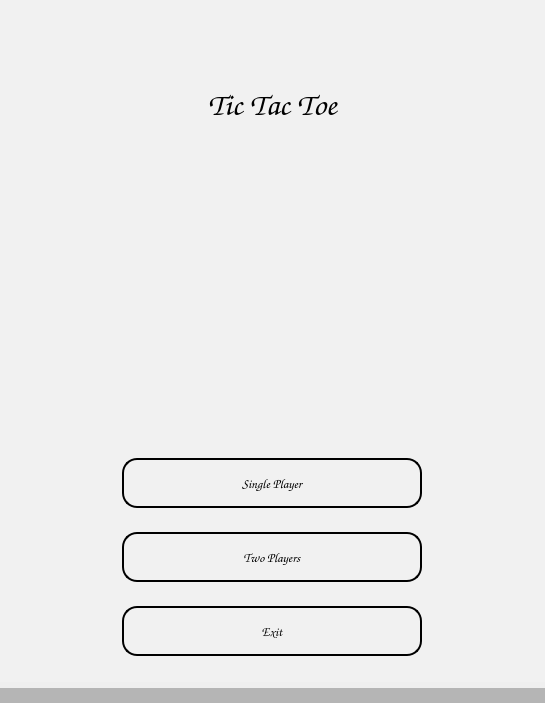
<?xml version="1.0" encoding="UTF-8"?>
<ui version="4.0">
 <class>MainWindow</class>
 <widget class="QMainWindow" name="MainWindow">
  <property name="enabled">
   <bool>true</bool>
  </property>
  <property name="geometry">
   <rect>
    <x>0</x>
    <y>0</y>
    <width>545</width>
    <height>703</height>
   </rect>
  </property>
  <property name="font">
   <font>
    <family>Segoe UI</family>
    <pointsize>10</pointsize>
   </font>
  </property>
  <property name="windowTitle">
   <string>Tic Tac Toe</string>
  </property>
  <property name="windowIcon">
   <iconset>
    <normaloff>../images/tic_tac_toe_icon.png</normaloff>../images/tic_tac_toe_icon.png</iconset>
  </property>
  <widget class="QWidget" name="centralwidget">
   <layout class="QVBoxLayout" name="verticalLayout_3">
    <property name="leftMargin">
     <number>0</number>
    </property>
    <property name="topMargin">
     <number>0</number>
    </property>
    <property name="rightMargin">
     <number>0</number>
    </property>
    <property name="bottomMargin">
     <number>0</number>
    </property>
    <item>
     <widget class="QStackedWidget" name="stackedWidget">
      <property name="styleSheet">
       <string notr="true">background-color: rgb(241, 241, 241);</string>
      </property>
      <property name="currentIndex">
       <number>0</number>
      </property>
      <widget class="QWidget" name="start_page">
       <layout class="QVBoxLayout" name="verticalLayout">
        <property name="spacing">
         <number>7</number>
        </property>
        <property name="leftMargin">
         <number>0</number>
        </property>
        <property name="topMargin">
         <number>0</number>
        </property>
        <property name="rightMargin">
         <number>0</number>
        </property>
        <property name="bottomMargin">
         <number>0</number>
        </property>
        <item>
         <widget class="QLabel" name="title_label">
          <property name="minimumSize">
           <size>
            <width>0</width>
            <height>90</height>
           </size>
          </property>
          <property name="maximumSize">
           <size>
            <width>16777215</width>
            <height>2000000</height>
           </size>
          </property>
          <property name="font">
           <font>
            <family>Comic Sans MS</family>
            <pointsize>24</pointsize>
            <weight>75</weight>
            <italic>false</italic>
            <bold>true</bold>
           </font>
          </property>
          <property name="text">
           <string>Tic Tac Toe</string>
          </property>
          <property name="alignment">
           <set>Qt::AlignCenter</set>
          </property>
         </widget>
        </item>
        <item alignment="Qt::AlignHCenter">
         <widget class="QFrame" name="frame_2">
          <property name="frameShape">
           <enum>QFrame::NoFrame</enum>
          </property>
          <property name="frameShadow">
           <enum>QFrame::Raised</enum>
          </property>
          <layout class="QVBoxLayout" name="verticalLayout_4">
           <item>
            <widget class="QLabel" name="img_label">
             <property name="enabled">
              <bool>true</bool>
             </property>
             <property name="maximumSize">
              <size>
               <width>502</width>
               <height>300</height>
              </size>
             </property>
             <property name="text">
              <string/>
             </property>
             <property name="pixmap">
              <pixmap>../images/Jogo_da_velha_-_tic_tac_toe.png</pixmap>
             </property>
             <property name="scaledContents">
              <bool>true</bool>
             </property>
             <property name="alignment">
              <set>Qt::AlignCenter</set>
             </property>
            </widget>
           </item>
          </layout>
         </widget>
        </item>
        <item alignment="Qt::AlignHCenter">
         <widget class="QFrame" name="frame">
          <property name="minimumSize">
           <size>
            <width>0</width>
            <height>250</height>
           </size>
          </property>
          <property name="layoutDirection">
           <enum>Qt::LeftToRight</enum>
          </property>
          <property name="frameShape">
           <enum>QFrame::NoFrame</enum>
          </property>
          <property name="frameShadow">
           <enum>QFrame::Raised</enum>
          </property>
          <layout class="QVBoxLayout" name="verticalLayout_2">
           <property name="spacing">
            <number>9</number>
           </property>
           <property name="sizeConstraint">
            <enum>QLayout::SetDefaultConstraint</enum>
           </property>
           <property name="leftMargin">
            <number>0</number>
           </property>
           <property name="topMargin">
            <number>11</number>
           </property>
           <property name="rightMargin">
            <number>0</number>
           </property>
           <property name="bottomMargin">
            <number>11</number>
           </property>
           <item>
            <widget class="QPushButton" name="btn_1p">
             <property name="minimumSize">
              <size>
               <width>300</width>
               <height>50</height>
              </size>
             </property>
             <property name="maximumSize">
              <size>
               <width>300</width>
               <height>50</height>
              </size>
             </property>
             <property name="font">
              <font>
               <family>Comic Sans MS</family>
               <pointsize>10</pointsize>
              </font>
             </property>
             <property name="cursor">
              <cursorShape>PointingHandCursor</cursorShape>
             </property>
             <property name="styleSheet">
              <string notr="true">QPushButton{
border-color: rgb(66, 66, 66);
border: 2px solid;
border-radius: 15px;
}

QPushButton:hover{
border-color: rgb(56, 209, 255);
}

QPushButton:pressed{
border-color: rgb(16, 244, 255);
background-color: rgb(6, 135, 255);
color: rgb(255, 255, 255)
}</string>
             </property>
             <property name="text">
              <string>Single Player</string>
             </property>
             <property name="shortcut">
              <string>Return</string>
             </property>
            </widget>
           </item>
           <item>
            <widget class="QPushButton" name="btn_2p">
             <property name="minimumSize">
              <size>
               <width>300</width>
               <height>50</height>
              </size>
             </property>
             <property name="maximumSize">
              <size>
               <width>300</width>
               <height>50</height>
              </size>
             </property>
             <property name="font">
              <font>
               <family>Comic Sans MS</family>
               <pointsize>10</pointsize>
               <weight>50</weight>
               <bold>false</bold>
               <strikeout>false</strikeout>
               <stylestrategy>PreferDefault</stylestrategy>
               <kerning>true</kerning>
              </font>
             </property>
             <property name="cursor">
              <cursorShape>PointingHandCursor</cursorShape>
             </property>
             <property name="styleSheet">
              <string notr="true">QPushButton{
border-color: rgb(66, 66, 66);
border: 2px solid;
border-radius: 15px;
}

QPushButton:hover{
border-color: rgb(56, 209, 255);
}

QPushButton:pressed{
border-color: rgb(16, 244, 255);
background-color: rgb(6, 135, 255);
color: rgb(255, 255, 255)
}</string>
             </property>
             <property name="text">
              <string>Two Players</string>
             </property>
             <property name="shortcut">
              <string>Return</string>
             </property>
            </widget>
           </item>
           <item>
            <widget class="QPushButton" name="btn_exit">
             <property name="minimumSize">
              <size>
               <width>300</width>
               <height>50</height>
              </size>
             </property>
             <property name="maximumSize">
              <size>
               <width>300</width>
               <height>50</height>
              </size>
             </property>
             <property name="font">
              <font>
               <family>Comic Sans MS</family>
               <pointsize>10</pointsize>
              </font>
             </property>
             <property name="cursor">
              <cursorShape>PointingHandCursor</cursorShape>
             </property>
             <property name="styleSheet">
              <string notr="true">QPushButton{
border-color: rgb(66, 66, 66);
border: 2px solid;
border-radius: 15px;
}

QPushButton:hover{
border-color: rgb(56, 209, 255);
}

QPushButton:pressed{
border-color: rgb(16, 244, 255);
background-color: rgb(6, 135, 255);
color: rgb(255, 255, 255)
}</string>
             </property>
             <property name="text">
              <string>Exit</string>
             </property>
             <property name="shortcut">
              <string>Esc</string>
             </property>
             <property name="flat">
              <bool>false</bool>
             </property>
            </widget>
           </item>
          </layout>
         </widget>
        </item>
       </layout>
      </widget>
      <widget class="QWidget" name="board_page">
       <layout class="QVBoxLayout" name="verticalLayout_6">
        <property name="spacing">
         <number>0</number>
        </property>
        <property name="leftMargin">
         <number>11</number>
        </property>
        <property name="topMargin">
         <number>0</number>
        </property>
        <property name="rightMargin">
         <number>11</number>
        </property>
        <property name="bottomMargin">
         <number>0</number>
        </property>
        <item>
         <widget class="QFrame" name="frame_5">
          <property name="frameShape">
           <enum>QFrame::NoFrame</enum>
          </property>
          <property name="frameShadow">
           <enum>QFrame::Raised</enum>
          </property>
          <layout class="QVBoxLayout" name="verticalLayout_5">
           <property name="spacing">
            <number>0</number>
           </property>
           <property name="leftMargin">
            <number>0</number>
           </property>
           <property name="topMargin">
            <number>0</number>
           </property>
           <property name="rightMargin">
            <number>0</number>
           </property>
           <property name="bottomMargin">
            <number>0</number>
           </property>
           <item>
            <widget class="QFrame" name="frame_4">
             <property name="maximumSize">
              <size>
               <width>16777215</width>
               <height>100</height>
              </size>
             </property>
             <property name="frameShape">
              <enum>QFrame::StyledPanel</enum>
             </property>
             <property name="frameShadow">
              <enum>QFrame::Raised</enum>
             </property>
             <layout class="QHBoxLayout" name="horizontalLayout">
              <property name="leftMargin">
               <number>0</number>
              </property>
              <property name="topMargin">
               <number>0</number>
              </property>
              <property name="rightMargin">
               <number>0</number>
              </property>
              <property name="bottomMargin">
               <number>0</number>
              </property>
              <item>
               <widget class="QLabel" name="label_2">
                <property name="font">
                 <font>
                  <family>Comic Sans MS</family>
                  <pointsize>18</pointsize>
                 </font>
                </property>
                <property name="text">
                 <string>Current Player:</string>
                </property>
               </widget>
              </item>
              <item>
               <widget class="QLabel" name="crrnt_ply_label">
                <property name="font">
                 <font>
                  <family>Comic Sans MS</family>
                  <pointsize>24</pointsize>
                 </font>
                </property>
                <property name="text">
                 <string>Player 1</string>
                </property>
                <property name="alignment">
                 <set>Qt::AlignCenter</set>
                </property>
               </widget>
              </item>
             </layout>
            </widget>
           </item>
           <item>
            <widget class="QFrame" name="frame_3">
             <property name="sizePolicy">
              <sizepolicy hsizetype="Expanding" vsizetype="Expanding">
               <horstretch>0</horstretch>
               <verstretch>0</verstretch>
              </sizepolicy>
             </property>
             <property name="maximumSize">
              <size>
               <width>16777215</width>
               <height>500</height>
              </size>
             </property>
             <property name="styleSheet">
              <string notr="true">border-color: rgb(0, 0, 0);
background-color: rgb(0, 0, 0);
</string>
             </property>
             <property name="frameShape">
              <enum>QFrame::NoFrame</enum>
             </property>
             <property name="frameShadow">
              <enum>QFrame::Raised</enum>
             </property>
             <layout class="QGridLayout" name="gridLayout">
              <property name="leftMargin">
               <number>0</number>
              </property>
              <property name="topMargin">
               <number>0</number>
              </property>
              <property name="rightMargin">
               <number>0</number>
              </property>
              <property name="bottomMargin">
               <number>0</number>
              </property>
              <property name="spacing">
               <number>4</number>
              </property>
              <item row="4" column="2">
               <widget class="QPushButton" name="btn_grid8">
                <property name="sizePolicy">
                 <sizepolicy hsizetype="Minimum" vsizetype="Expanding">
                  <horstretch>0</horstretch>
                  <verstretch>0</verstretch>
                 </sizepolicy>
                </property>
                <property name="minimumSize">
                 <size>
                  <width>100</width>
                  <height>100</height>
                 </size>
                </property>
                <property name="maximumSize">
                 <size>
                  <width>16777215</width>
                  <height>16777215</height>
                 </size>
                </property>
                <property name="font">
                 <font>
                  <family>Segoe Print</family>
                  <pointsize>30</pointsize>
                  <weight>75</weight>
                  <bold>true</bold>
                 </font>
                </property>
                <property name="styleSheet">
                 <string notr="true">background-color: rgb(241, 241, 241)</string>
                </property>
                <property name="text">
                 <string/>
                </property>
               </widget>
              </item>
              <item row="4" column="3">
               <widget class="QPushButton" name="btn_grid9">
                <property name="sizePolicy">
                 <sizepolicy hsizetype="Minimum" vsizetype="Expanding">
                  <horstretch>0</horstretch>
                  <verstretch>0</verstretch>
                 </sizepolicy>
                </property>
                <property name="minimumSize">
                 <size>
                  <width>100</width>
                  <height>100</height>
                 </size>
                </property>
                <property name="maximumSize">
                 <size>
                  <width>16777215</width>
                  <height>16777215</height>
                 </size>
                </property>
                <property name="font">
                 <font>
                  <family>Segoe Print</family>
                  <pointsize>30</pointsize>
                  <weight>75</weight>
                  <bold>true</bold>
                 </font>
                </property>
                <property name="styleSheet">
                 <string notr="true">background-color: rgb(241, 241, 241)</string>
                </property>
                <property name="text">
                 <string/>
                </property>
               </widget>
              </item>
              <item row="2" column="0">
               <widget class="QPushButton" name="btn_grid4">
                <property name="sizePolicy">
                 <sizepolicy hsizetype="Minimum" vsizetype="Expanding">
                  <horstretch>0</horstretch>
                  <verstretch>0</verstretch>
                 </sizepolicy>
                </property>
                <property name="minimumSize">
                 <size>
                  <width>100</width>
                  <height>100</height>
                 </size>
                </property>
                <property name="maximumSize">
                 <size>
                  <width>16777215</width>
                  <height>16777215</height>
                 </size>
                </property>
                <property name="font">
                 <font>
                  <family>Segoe Print</family>
                  <pointsize>30</pointsize>
                  <weight>75</weight>
                  <bold>true</bold>
                 </font>
                </property>
                <property name="styleSheet">
                 <string notr="true">background-color: rgb(241, 241, 241)</string>
                </property>
                <property name="text">
                 <string/>
                </property>
               </widget>
              </item>
              <item row="2" column="2">
               <widget class="QPushButton" name="btn_grid5">
                <property name="sizePolicy">
                 <sizepolicy hsizetype="Minimum" vsizetype="Expanding">
                  <horstretch>0</horstretch>
                  <verstretch>0</verstretch>
                 </sizepolicy>
                </property>
                <property name="minimumSize">
                 <size>
                  <width>100</width>
                  <height>100</height>
                 </size>
                </property>
                <property name="maximumSize">
                 <size>
                  <width>16777215</width>
                  <height>16777215</height>
                 </size>
                </property>
                <property name="font">
                 <font>
                  <family>Segoe Print</family>
                  <pointsize>30</pointsize>
                  <weight>75</weight>
                  <bold>true</bold>
                 </font>
                </property>
                <property name="styleSheet">
                 <string notr="true">background-color: rgb(241, 241, 241)</string>
                </property>
                <property name="text">
                 <string/>
                </property>
               </widget>
              </item>
              <item row="4" column="0">
               <widget class="QPushButton" name="btn_grid7">
                <property name="sizePolicy">
                 <sizepolicy hsizetype="Minimum" vsizetype="Expanding">
                  <horstretch>0</horstretch>
                  <verstretch>0</verstretch>
                 </sizepolicy>
                </property>
                <property name="minimumSize">
                 <size>
                  <width>100</width>
                  <height>100</height>
                 </size>
                </property>
                <property name="maximumSize">
                 <size>
                  <width>16777215</width>
                  <height>16777215</height>
                 </size>
                </property>
                <property name="font">
                 <font>
                  <family>Segoe Print</family>
                  <pointsize>30</pointsize>
                  <weight>75</weight>
                  <bold>true</bold>
                 </font>
                </property>
                <property name="styleSheet">
                 <string notr="true">background-color: rgb(241, 241, 241)</string>
                </property>
                <property name="text">
                 <string/>
                </property>
               </widget>
              </item>
              <item row="0" column="0">
               <widget class="QPushButton" name="btn_grid1">
                <property name="sizePolicy">
                 <sizepolicy hsizetype="Minimum" vsizetype="Expanding">
                  <horstretch>0</horstretch>
                  <verstretch>0</verstretch>
                 </sizepolicy>
                </property>
                <property name="minimumSize">
                 <size>
                  <width>100</width>
                  <height>100</height>
                 </size>
                </property>
                <property name="maximumSize">
                 <size>
                  <width>16777215</width>
                  <height>16777215</height>
                 </size>
                </property>
                <property name="font">
                 <font>
                  <family>Segoe Print</family>
                  <pointsize>30</pointsize>
                  <weight>75</weight>
                  <bold>true</bold>
                 </font>
                </property>
                <property name="styleSheet">
                 <string notr="true">background-color: rgb(241, 241, 241);</string>
                </property>
                <property name="text">
                 <string/>
                </property>
                <property name="checkable">
                 <bool>false</bool>
                </property>
                <property name="autoExclusive">
                 <bool>false</bool>
                </property>
               </widget>
              </item>
              <item row="0" column="2">
               <widget class="QPushButton" name="btn_grid2">
                <property name="sizePolicy">
                 <sizepolicy hsizetype="Minimum" vsizetype="Expanding">
                  <horstretch>0</horstretch>
                  <verstretch>0</verstretch>
                 </sizepolicy>
                </property>
                <property name="minimumSize">
                 <size>
                  <width>100</width>
                  <height>100</height>
                 </size>
                </property>
                <property name="maximumSize">
                 <size>
                  <width>16777215</width>
                  <height>16777215</height>
                 </size>
                </property>
                <property name="font">
                 <font>
                  <family>Segoe Print</family>
                  <pointsize>30</pointsize>
                  <weight>75</weight>
                  <bold>true</bold>
                 </font>
                </property>
                <property name="styleSheet">
                 <string notr="true">background-color: rgb(241, 241, 241);</string>
                </property>
                <property name="text">
                 <string/>
                </property>
               </widget>
              </item>
              <item row="0" column="3">
               <widget class="QPushButton" name="btn_grid3">
                <property name="sizePolicy">
                 <sizepolicy hsizetype="Minimum" vsizetype="Expanding">
                  <horstretch>0</horstretch>
                  <verstretch>0</verstretch>
                 </sizepolicy>
                </property>
                <property name="minimumSize">
                 <size>
                  <width>100</width>
                  <height>100</height>
                 </size>
                </property>
                <property name="maximumSize">
                 <size>
                  <width>16777215</width>
                  <height>16777215</height>
                 </size>
                </property>
                <property name="font">
                 <font>
                  <family>Segoe Print</family>
                  <pointsize>30</pointsize>
                  <weight>75</weight>
                  <bold>true</bold>
                 </font>
                </property>
                <property name="styleSheet">
                 <string notr="true">background-color: rgb(241, 241, 241)</string>
                </property>
                <property name="text">
                 <string/>
                </property>
               </widget>
              </item>
              <item row="2" column="3">
               <widget class="QPushButton" name="btn_grid6">
                <property name="sizePolicy">
                 <sizepolicy hsizetype="Minimum" vsizetype="Expanding">
                  <horstretch>0</horstretch>
                  <verstretch>0</verstretch>
                 </sizepolicy>
                </property>
                <property name="minimumSize">
                 <size>
                  <width>100</width>
                  <height>100</height>
                 </size>
                </property>
                <property name="maximumSize">
                 <size>
                  <width>16777215</width>
                  <height>16777215</height>
                 </size>
                </property>
                <property name="font">
                 <font>
                  <family>Segoe Print</family>
                  <pointsize>30</pointsize>
                  <weight>75</weight>
                  <bold>true</bold>
                 </font>
                </property>
                <property name="styleSheet">
                 <string notr="true">background-color: rgb(241, 241, 241)</string>
                </property>
                <property name="text">
                 <string/>
                </property>
               </widget>
              </item>
             </layout>
            </widget>
           </item>
          </layout>
         </widget>
        </item>
       </layout>
      </widget>
      <widget class="QWidget" name="page_2">
       <layout class="QVBoxLayout" name="verticalLayout_7">
        <property name="spacing">
         <number>0</number>
        </property>
        <property name="leftMargin">
         <number>0</number>
        </property>
        <property name="topMargin">
         <number>0</number>
        </property>
        <property name="rightMargin">
         <number>0</number>
        </property>
        <property name="bottomMargin">
         <number>0</number>
        </property>
        <item alignment="Qt::AlignHCenter">
         <widget class="QFrame" name="frame_6">
          <property name="maximumSize">
           <size>
            <width>545</width>
            <height>676</height>
           </size>
          </property>
          <property name="frameShape">
           <enum>QFrame::NoFrame</enum>
          </property>
          <property name="frameShadow">
           <enum>QFrame::Raised</enum>
          </property>
          <layout class="QVBoxLayout" name="verticalLayout_8">
           <item>
            <widget class="QLabel" name="label">
             <property name="font">
              <font>
               <family>Comic Sans MS</family>
               <pointsize>32</pointsize>
              </font>
             </property>
             <property name="text">
              <string>RESULTS</string>
             </property>
             <property name="alignment">
              <set>Qt::AlignCenter</set>
             </property>
             <property name="textInteractionFlags">
              <set>Qt::LinksAccessibleByMouse|Qt::TextSelectableByMouse</set>
             </property>
            </widget>
           </item>
           <item>
            <widget class="QLabel" name="label_3">
             <property name="font">
              <font>
               <family>Comic Sans MS</family>
               <pointsize>25</pointsize>
              </font>
             </property>
             <property name="text">
              <string>Tie Game</string>
             </property>
             <property name="alignment">
              <set>Qt::AlignCenter</set>
             </property>
            </widget>
           </item>
           <item>
            <widget class="QLabel" name="label_4">
             <property name="sizePolicy">
              <sizepolicy hsizetype="Preferred" vsizetype="Expanding">
               <horstretch>0</horstretch>
               <verstretch>0</verstretch>
              </sizepolicy>
             </property>
             <property name="maximumSize">
              <size>
               <width>523</width>
               <height>449</height>
              </size>
             </property>
             <property name="text">
              <string/>
             </property>
             <property name="pixmap">
              <pixmap>../images/tie_game.png</pixmap>
             </property>
             <property name="scaledContents">
              <bool>true</bool>
             </property>
             <property name="alignment">
              <set>Qt::AlignCenter</set>
             </property>
            </widget>
           </item>
           <item>
            <widget class="QCommandLinkButton" name="commandLinkButton">
             <property name="font">
              <font>
               <family>Segoe UI</family>
               <pointsize>14</pointsize>
              </font>
             </property>
             <property name="cursor">
              <cursorShape>PointingHandCursor</cursorShape>
             </property>
             <property name="text">
              <string>Go Back to Main Page</string>
             </property>
             <property name="iconSize">
              <size>
               <width>50</width>
               <height>50</height>
              </size>
             </property>
             <property name="description">
              <string/>
             </property>
            </widget>
           </item>
          </layout>
         </widget>
        </item>
       </layout>
      </widget>
     </widget>
    </item>
    <item>
     <widget class="QLabel" name="bottom_label">
      <property name="maximumSize">
       <size>
        <width>16777215</width>
        <height>30</height>
       </size>
      </property>
      <property name="font">
       <font>
        <family>Comic Sans MS</family>
        <pointsize>9</pointsize>
       </font>
      </property>
      <property name="layoutDirection">
       <enum>Qt::LeftToRight</enum>
      </property>
      <property name="styleSheet">
       <string notr="true">background-color: rgb(181, 181, 181);</string>
      </property>
      <property name="text">
       <string/>
      </property>
      <property name="alignment">
       <set>Qt::AlignRight|Qt::AlignTrailing|Qt::AlignVCenter</set>
      </property>
      <property name="margin">
       <number>0</number>
      </property>
      <property name="indent">
       <number>10</number>
      </property>
     </widget>
    </item>
   </layout>
  </widget>
 </widget>
 <resources>
  <include location="../images/images.qrc"/>
 </resources>
 <connections/>
</ui>
